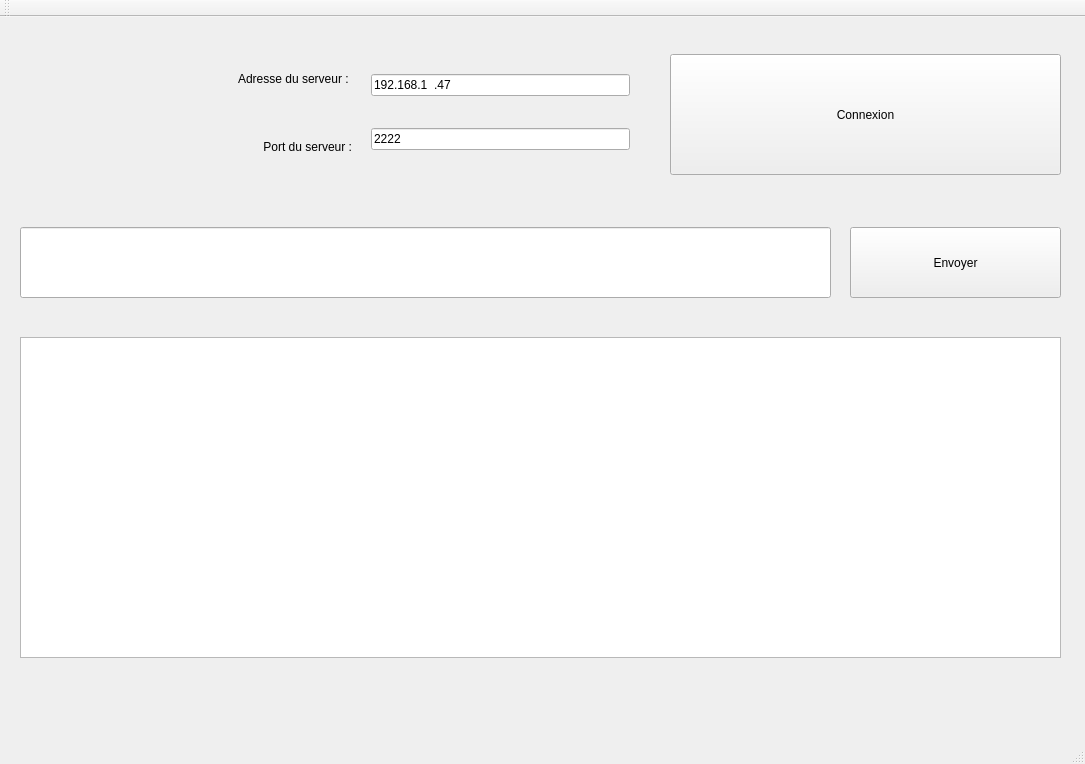
<?xml version="1.0" encoding="UTF-8"?>
<ui version="4.0">
 <class>CIhmAppClientTcp</class>
 <widget class="QMainWindow" name="CIhmAppClientTcp">
  <property name="geometry">
   <rect>
    <x>0</x>
    <y>0</y>
    <width>1085</width>
    <height>764</height>
   </rect>
  </property>
  <property name="windowTitle">
   <string>appClientTcp</string>
  </property>
  <widget class="QWidget" name="centralWidget">
   <widget class="QWidget" name="verticalLayoutWidget">
    <property name="geometry">
     <rect>
      <x>10</x>
      <y>20</y>
      <width>353</width>
      <height>151</height>
     </rect>
    </property>
    <layout class="QVBoxLayout" name="verticalLayout">
     <item>
      <widget class="QLabel" name="laAdr">
       <property name="text">
        <string>Adresse du serveur : </string>
       </property>
       <property name="alignment">
        <set>Qt::AlignRight|Qt::AlignTrailing|Qt::AlignVCenter</set>
       </property>
      </widget>
     </item>
     <item>
      <widget class="QLabel" name="laPort">
       <property name="text">
        <string>Port du serveur :</string>
       </property>
       <property name="alignment">
        <set>Qt::AlignRight|Qt::AlignTrailing|Qt::AlignVCenter</set>
       </property>
      </widget>
     </item>
    </layout>
   </widget>
   <widget class="QWidget" name="verticalLayoutWidget_2">
    <property name="geometry">
     <rect>
      <x>360</x>
      <y>20</y>
      <width>281</width>
      <height>151</height>
     </rect>
    </property>
    <layout class="QVBoxLayout" name="verticalLayout_2">
     <item>
      <widget class="QLineEdit" name="leAdrServeur">
       <property name="inputMask">
        <string>999.999.999.999</string>
       </property>
       <property name="text">
        <string>192.168.1.47</string>
       </property>
      </widget>
     </item>
     <item>
      <widget class="QLineEdit" name="lePortServeur">
       <property name="inputMask">
        <string>99999</string>
       </property>
       <property name="text">
        <string>2222</string>
       </property>
      </widget>
     </item>
    </layout>
   </widget>
   <widget class="QPushButton" name="pbConnecter">
    <property name="geometry">
     <rect>
      <x>670</x>
      <y>37</y>
      <width>391</width>
      <height>121</height>
     </rect>
    </property>
    <property name="text">
     <string>Connexion</string>
    </property>
   </widget>
   <widget class="QTextEdit" name="teReception">
    <property name="geometry">
     <rect>
      <x>20</x>
      <y>320</y>
      <width>1041</width>
      <height>321</height>
     </rect>
    </property>
   </widget>
   <widget class="QLineEdit" name="leEmission">
    <property name="geometry">
     <rect>
      <x>20</x>
      <y>210</y>
      <width>811</width>
      <height>71</height>
     </rect>
    </property>
   </widget>
   <widget class="QPushButton" name="pbEnvoyer">
    <property name="geometry">
     <rect>
      <x>850</x>
      <y>210</y>
      <width>211</width>
      <height>71</height>
     </rect>
    </property>
    <property name="text">
     <string>Envoyer</string>
    </property>
   </widget>
  </widget>
  <widget class="QMenuBar" name="menuBar">
   <property name="geometry">
    <rect>
     <x>0</x>
     <y>0</y>
     <width>1085</width>
     <height>44</height>
    </rect>
   </property>
  </widget>
  <widget class="QToolBar" name="mainToolBar">
   <attribute name="toolBarArea">
    <enum>TopToolBarArea</enum>
   </attribute>
   <attribute name="toolBarBreak">
    <bool>false</bool>
   </attribute>
  </widget>
  <widget class="QStatusBar" name="statusBar"/>
 </widget>
 <layoutdefault spacing="6" margin="11"/>
 <resources/>
 <connections/>
</ui>
